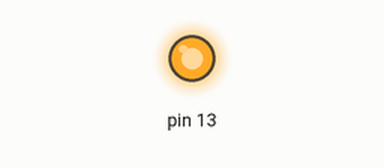
This sketch was run on a simulated Arduino Uno, built for the host (arithmetic inside an expression is 32-bit, double 64-bit). On the bench: output pins drawn as LEDs (lit = HIGH). What the sketch prints to the serial monitor is not drawn.

Above: at 0.7 s.
At 4.9 s:
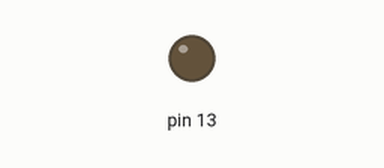
Timing chart, 0 to 6.5 s (numbered marks = the images above):
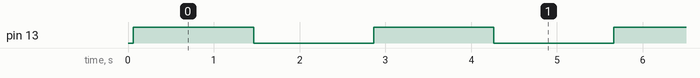

Measured:
- by itself, pin 13: alternates HIGH for 1.4 s and LOW for 1.4 s

The sketch:

sketch_part2.ino
```cpp
#include "testasm.h"

void setup() {
  // put your setup code here, to run once
  Serial.begin(9600);
  Serial.print("procedure(0, 0) is: ");
  Serial.println(procedure(0, 0));
  Serial.print("procedure(255, 0) is: ");
  Serial.println(procedure(255, 0));
  Serial.print("procedure(8, 16) is: ");
  Serial.println(procedure(8, 16));
  Serial.print("procedure(100, 100) is: ");
  Serial.println(procedure(100, 100));
  Serial.print("procedure(24, 255) is: ");
  Serial.println(procedure(24, 255));
  pinMode (13, OUTPUT);
}

void loop() {
  // put your main code here, to run repeatedly:
  digitalWrite (13, HIGH);
  delay(1400);
  digitalWrite (13, LOW);
  delay(1400);
}
```

testasm.cpp
```cpp
#include "testasm.h"

/* the attribute "used" tells the compiler to not inline this function */
__attribute__((used))

unsigned int procedure(unsigned char a, unsigned char b)
{
   unsigned int out;

     asm volatile (R"(

      .data
      ; any data values/static storage can go here

      .text

      ; Initally a and b are stored in r24 and r22.
      mov r24,%1
      mov r22,%2

      ; sumval:
      ; 1. Arguments are stored in r24 and r22
      ; 2. Return value is stored in r24 and r25
      ; 3. Registers modified: r24 and r25
      ; 4. No stack manipulation within function
      ; Everytime before calling sumval, push r24 and r25.

      push r24
      push r25
      call sumval
      movw r20,r24
      ; store result in r20:r21
      pop r25
      pop r24

      ; diffval:
      ; 1. Arguments are stored in r24 and r22
      ; 2. Return value is stored in r24, because the result can fit into a 8-bit register
      ; 3. Registers modified: r24 and r22
      ; 4. No stack manipulation within function
      ; Everytime before calling sumval, push r24 and r22.
      push r22
      push r24
      call diffval

      clc
      add r20, r24
      adc r21, r1
      ; Store result in r21:r20

      pop r24
      pop r22

   rjmp exit0

   sumval:

      add r24, r22
      clr r25
      adc r25, r1
      ret

   diffval:

      cp r24,r22
      brlo b_minus_a
      ; use brlo for unsigned comparison
      sub r24, r22
      ret

   b_minus_a:
      sub r22, r24
      mov r24, r22
      ret

   exit0:
      ; The main program storer output value in r21 and r20.
      movw %0, r20

   )" : "=w" (out)  /* out is %0, and a 16-bit variable that is modified
             by the assembly language */
      : "r" (a), "r" (b)  /* a is %1, r24, b is %2, r25, both are register-sized
              variables */
      : "r25", "r24", "r23", "r22", "r21", "r20");
     return out;
}
```

testasm.h
```cpp
unsigned int procedure (unsigned char, unsigned char);
```
